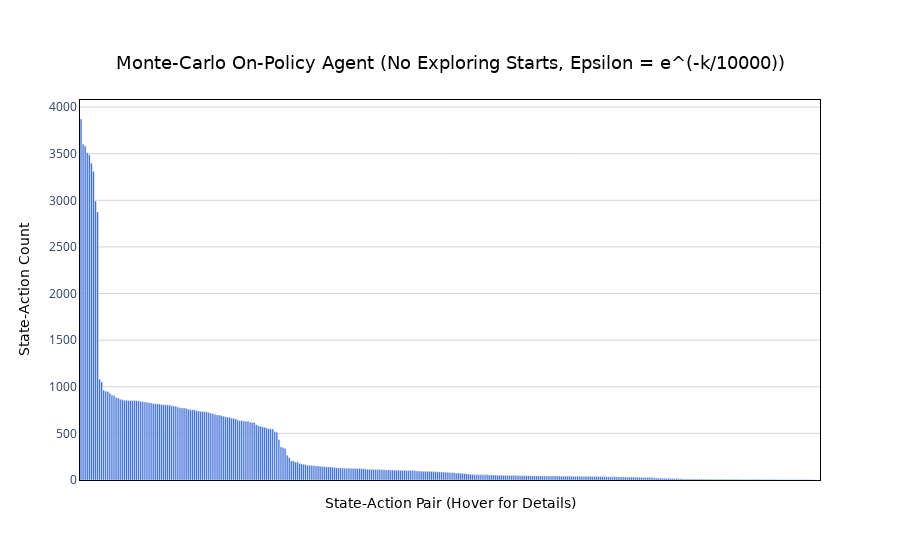

The cell this chart's notebook holds for it:
### Code cell
plot_state_action_counts(mcop_agent_4.n_counter, "Monte-Carlo On-Policy Agent (No Exploring Starts, Epsilon = e^(-k/10000))")

### Figure 1 — Plotly figure (JSON) as saved in the notebook; plotly's stock layout.template omitted (floating-point values rounded to 4 significant figures; data arrays with more than 128 entries replaced by an {"elided": "..."} marker saying what was removed)
{"data": [{"hoverinfo": "text", "hoverlabel": {"bgcolor": "rgba(60, 60, 60, 0.85)", "bordercolor": "rgba(60, 60, 60, 0.85)", "font": {"color": "white", "family": "DejaVu Sans, Arial, sans-serif"}}, "hovertext": {"elided": "359 str values"}, "marker": {"color": "#245cd4"}, "type": "bar", "x": {"elided": "359 str values"}, "y": {"elided": "359 int values"}}], "layout": {"plot_bgcolor": "white", "title": {"font": {"color": "black", "family": "DejaVu Sans, Arial, sans-serif", "size": 18}, "text": "Monte-Carlo On-Policy Agent (No Exploring Starts, Epsilon = e^(-k/10000))", "x": 0.5, "xanchor": "center", "y": 0.9, "yanchor": "top"}, "xaxis": {"linecolor": "black", "linewidth": 1, "mirror": true, "showline": true, "tickmode": "array", "ticktext": [], "tickvals": [], "title": {"font": {"color": "black", "family": "DejaVu Sans, Arial, sans-serif", "size": 14}, "text": "State-Action Pair (Hover for Details)"}}, "yaxis": {"gridcolor": "lightgray", "gridwidth": 1, "linecolor": "black", "linewidth": 1, "mirror": true, "showgrid": true, "showline": true, "title": {"font": {"color": "black", "family": "DejaVu Sans, Arial, sans-serif", "size": 14}, "text": "State-Action Count"}}}}
